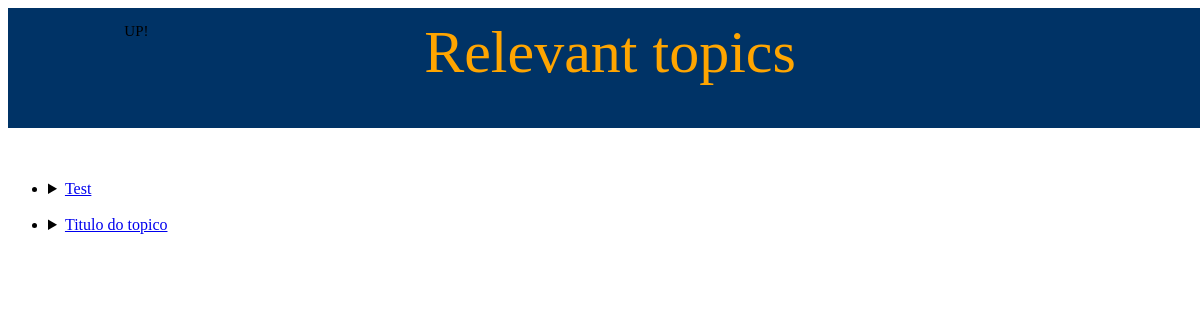
Before: /Topics/ with the older database file.
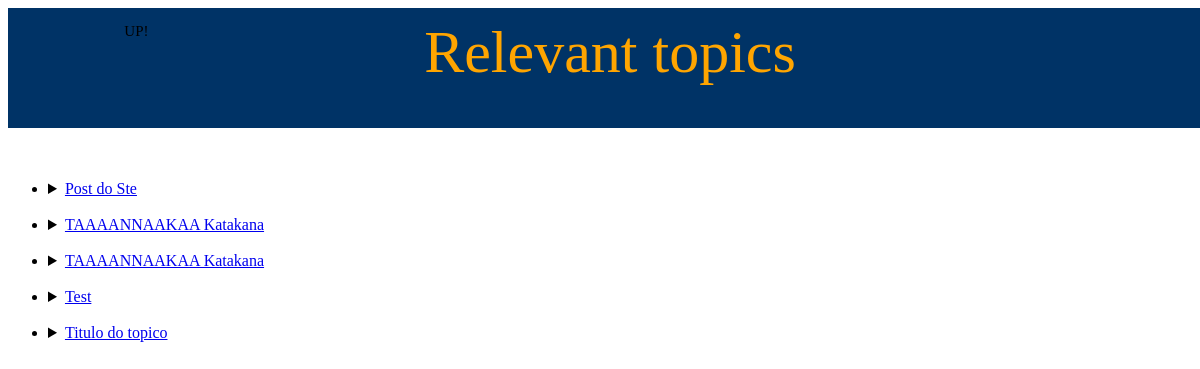
After: the same page with the newer database file.
### Topics/models.py (models this page shows, shortened)
class TopicInformation(models.Model):
    title_text = models.CharField(max_length=50)
    small_description = models.CharField(max_length=500)
    pub_date = models.DateField('date published')
    votes = models.IntegerField(default=0)
    big_description = models.CharField(max_length=10000)

### Topics/views.py (the view)
# urls.py: path('', views.index, name='index'),
def index(request):
    best_topic = TopicInformation.objects.order_by('votes')
    context = {
        'best_voted_topics':
            best_topic,
    }
    return render(request, 'Topics/index.html', context)

### Topics/templates/Topics/index.html (shortened to what this page needs)
<!DOCTYPE html>
<html>
{% load static %}
<head>
    <link rel="stylesheet" href="{% static "style.css" %}">
</head>
<body>
<header>
    <div class="div1"> UP! </div>
    <div class="title">{% block title %}Relevant topics{% endblock %}</div>
</header>
<br>
<br>
{% if best_voted_topics %}
<ul>
    {% for topic in best_voted_topics %}
    <li><details> <summary> <a href="/Topics/{{topic.id}}">{{topic.title_text}}</a> </summary>
        {{topic.small_description}} </details>
    <br> </li>
    {% endfor %}
</ul>
{% else %}
<p>No topics are available.</p>
{% endif %}
</body>
</html>

Changed rows visible on the page:
added TopicInformation: title_text "Post do Ste"
added TopicInformation: title_text "TAAAANNAAKAA Katakana"
added TopicInformation: title_text "TAAAANNAAKAA Katakana"
